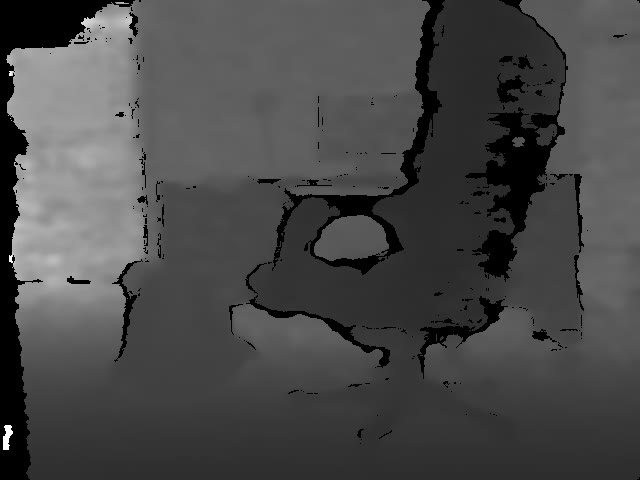
#> input picture test/frames/frame_113.jpg, 640 x 480 px; its folder holds only this picture in this run
$ python -i uv_mapping_utils.py   (imports and definitions only)   (older library calls are emulated)
#> lines starting #> are read from the running program, lines starting #| are printed output that depends on the picture
# Created by: Hunter Young
# Date: 4/24/18
#
# Script Description:
# 	TODO
# Current Recommended Usage: (in terminal)
# 	TODO
import os, sys, fnmatch
import cv2, time
import numpy as np

from matplotlib import pyplot as plt
from img_utils import *


# [142 lines left out: functions make_uv_overlay, umapping, vmapping, not called in this run]

"""
============================================================================
	Create the UV Disparity Mappings from a given depth (disparity) image
============================================================================
"""
def get_uv_map(img, verbose=False, timing=False):
	dt = 0
	if(timing): t0 = time.time()
	dmax = np.max(img) + 1

	# Determine stats for U and V map images
	h, w = img.shape[:2]
	hu, wu = dmax, w
	hv, wv = h, dmax
	histRange = (0,dmax)

	if(verbose):
		print("[UV Mapping] Input Image Size: (%d, %d) --- w/ max disparity = %.3f" % (h,w, dmax))
		print("[UV Mapping] Disparity Map Sizes --- U-Map (%.2f, %.2f) ||  V-Map (%.2f, %.2f)" % (hu, wu, hv, wv))

	umap = np.zeros((dmax,w,1), dtype=np.uint8)
	vmap = np.zeros((h,dmax,1), dtype=np.uint8)

	for i in range(0,w):
		uscan = img[:,i]
		urow = cv2.calcHist([uscan],[0],None,[dmax],histRange)
		if(verbose): print("\t[U Mapping] Scan[%d] (%s) ---- Scan Histogram (%s)" % (i,', '.join(map(str, uscan.shape)), ', '.join(map(str, urow.shape))))
		umap[:,i] = urow

	for i in range(0,h):
		vscan = img[i,:]
		vrow = cv2.calcHist([vscan],[0],None,[dmax],histRange)
		if(verbose): print("\t[V Mapping] Scan [%d] (%s) ---- Scan Histogram (%s)" % (i,', '.join(map(str, vscan.shape)), ', '.join(map(str, vrow.shape))))
		vmap[i,:] = vrow

	umap = np.reshape(umap,(dmax,w))
	vmap = np.reshape(vmap,(h,dmax))

	if(verbose): print("\t[UV Mapping] U Map = (%s) ----- V Map = (%s)" % (', '.join(map(str, umap.shape)),', '.join(map(str, vmap.shape)) ))

	if(timing):
		t1 = time.time()
		dt = t1 - t0
		print("\t[UV Mapping] --- Took %f seconds to complete" % (dt))
	return umap,vmap, dt

"""
============================================================================
	Attempt to find the horizontal bounds for detected contours
============================================================================
"""
# [19 lines left out: function extract_contour_bounds, not called in this run]

"""
============================================================================
	Attempt to find the y boundaries for potential obstacles found from
	the U-Map
============================================================================
"""
# [86 lines left out: function obstacle_search, not called in this run]

"""
===============================================================================
===============================================================================
===============================================================================
===============================================================================
"""

# [18 lines left out: function find_obstacles, not called in this run]

"""
===============================================================================
===============================================================================
===============================================================================
===============================================================================
"""

# [26 lines left out: function find_contours, not called in this run]

"""
===============================================================================
===============================================================================
===============================================================================
===============================================================================
"""

"""
============================================================================
	Abstract a mask image for filtering out the ground from a V-Map
============================================================================
"""
# [118 lines left out: function get_vmap_mask, not called in this run]

"""
===============================================================================
===============================================================================
===============================================================================
===============================================================================
"""

def uv_pipeline(_img, timing=True, threshU1=7, threshU2=20, flag_displays=False):
#> called with _img = '../../test/frames/frame_113.jpg', timing = True, threshU1 = 7, threshU2 = 20, flag_displays = False
    dt = 0
    if(timing): t0 = time.time()
    img = cv2.imread(_img, cv2.IMREAD_GRAYSCALE)
#> img is the input picture: shape (480, 640); min 0, max 255, mean 73.2
    kernelI = cv2.getStructuringElement(cv2.MORPH_RECT,(2,2))
    img = cv2.morphologyEx(img, cv2.MORPH_CLOSE, kernelI)
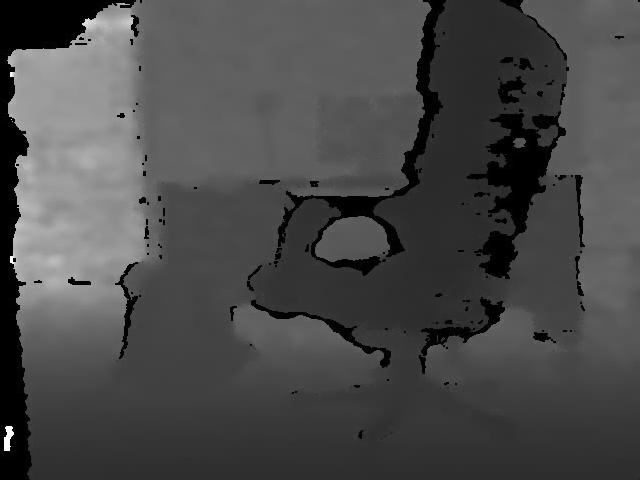
#> img: shape (480, 640); min 0, max 255, mean 73.7

    h, w = img.shape[:2]
#> h = 480; w = 640
    dead_x = 2; dead_y = 10

    raw_umap, raw_vmap, dt = get_uv_map(img)
#> in get_uv_map, `dmax = np.max(img) + 1`: dmax = 256
#> in get_uv_map, `hu, wu = dmax, w`: wu = 640
#> in get_uv_map, `hv, wv = h, dmax`: hv = 480; wv = 256
#> in get_uv_map, `histRange = (0,dmax)`: histRange = (0, 256)
#> after the loop in get_uv_map, `for i in range(0,w):`: umap: shape (256, 640, 1); every value is 0
    # =========================================================================
    deadzoneU = raw_umap[1:dead_y+1, :]
    _, deadzoneU = cv2.threshold(deadzoneU, 95, 255,cv2.THRESH_BINARY)

    cv2.rectangle(raw_umap,(0,0),(raw_umap.shape[1],dead_y),(0,0,0), cv2.FILLED)
    cv2.rectangle(raw_umap,(0,raw_umap.shape[0]-dead_y),(raw_umap.shape[1],raw_umap.shape[0]),(0,0,0), cv2.FILLED)

    cv2.rectangle(raw_vmap,(0,0),(dead_x, raw_vmap.shape[0]),(0,0,0), cv2.FILLED)
    cv2.rectangle(raw_vmap,(raw_vmap.shape[1]-dead_x,0),(raw_vmap.shape[1],raw_vmap.shape[0]),(0,0,0), cv2.FILLED)
    # =========================================================================
    umap0 = np.copy(raw_umap)
    vmap0 = np.copy(raw_vmap)
    try:
        raw_umap = cv2.cvtColor(raw_umap,cv2.COLOR_GRAY2BGR)
        raw_vmap = cv2.cvtColor(raw_vmap,cv2.COLOR_GRAY2BGR)
    except:
        print("[WARNING] ------------  Unnecessary Raw Mappings Color Converting")
    # ==========================================================================
    #							U-MAP Specific Functions
    # ==========================================================================

    stripsU = strip_image(raw_umap, nstrips=6)
    _, stripU1 = cv2.threshold(stripsU[0], threshU1, 255,cv2.THRESH_BINARY)
    _, stripU2 = cv2.threshold(stripsU[1], threshU2, 255,cv2.THRESH_BINARY)
    _, stripU3 = cv2.threshold(stripsU[2], 30, 255,cv2.THRESH_BINARY)
    _, stripU4 = cv2.threshold(stripsU[3], 40, 255,cv2.THRESH_BINARY)
    _, stripU5 = cv2.threshold(stripsU[4], 40, 255,cv2.THRESH_BINARY)
    _, stripU6 = cv2.threshold(stripsU[5], 40, 255,cv2.THRESH_BINARY)

    hUs = stripU1.shape[0]
    blankStrip = np.zeros((hUs-dead_y,w),dtype=np.uint8)
    deadzone_mask = np.concatenate((deadzoneU,blankStrip), axis=0)
    try: deadzone_mask = cv2.cvtColor(deadzone_mask, cv2.COLOR_GRAY2BGR)
    except: print("[WARNING] ------------  Unnecessary Deadzone Image Color Converting")

    kernel = cv2.getStructuringElement(cv2.MORPH_RECT,(10,2))
    stripU1 = cv2.morphologyEx(stripU1, cv2.MORPH_CLOSE, kernel)
    stripU2 = cv2.morphologyEx(stripU2, cv2.MORPH_CLOSE, kernel)
    stripU3 = cv2.morphologyEx(stripU3, cv2.MORPH_OPEN, kernel)

    kernelD = cv2.getStructuringElement(cv2.MORPH_RECT,(50,5))
    deadzone_mask = cv2.morphologyEx(deadzone_mask, cv2.MORPH_CLOSE, kernelD)
    stripU1 = cv2.addWeighted(stripU1, 1.0, deadzone_mask, 1.0, 0)
    # ==========================================================================
    fCnts1 = find_contours(stripU1, 55.0, offset=(0,0))
    fCnts2 = find_contours(stripU2, 100.0, offset=(0,hUs))
    fCnts3 = find_contours(stripU3, 80.0, offset=(0,hUs*2))
    fCnts4 = find_contours(stripU4, 40.0, offset=(0,hUs*3))
    fCnts5 = find_contours(stripU5, 40.0, offset=(0,hUs*4))
    fCnts6 = find_contours(stripU6, 40.0, offset=(0,hUs*5))
    filtered_contours = fCnts1 + fCnts2 + fCnts3 + fCnts4 + fCnts5 + fCnts6
    xLims, dLims, _ = extract_contour_bounds(filtered_contours)

    # ==========================================================================
    #							V-MAP Specific Functions
    # ==========================================================================
    stripsV = strip_image(raw_vmap, nstrips=5, horizontal_strips=False)
    print(np.max(stripsV[1]))

    _, stripV1 = cv2.threshold(stripsV[0], 9, 255,cv2.THRESH_BINARY)
    _, stripV2 = cv2.threshold(stripsV[1], 50, 255,cv2.THRESH_BINARY)
    _, stripV3 = cv2.threshold(stripsV[2], 40, 255,cv2.THRESH_BINARY)
    _, stripV4 = cv2.threshold(stripsV[3], 40, 255,cv2.THRESH_BINARY)
    _, stripV5 = cv2.threshold(stripsV[4], 40, 255,cv2.THRESH_BINARY)
    # newV = np.concatenate((stripV1,stripV2,stripV3,stripV4), axis=1)
    newV = np.concatenate((stripV1,stripV2,stripV3,stripV4,stripV5), axis=1)

    mask, maskInv,mPxls, ground_wins,_ = get_vmap_mask(newV, maxStep = 15)
    vmap = cv2.bitwise_and(newV,newV,mask=maskInv)

    # =========================================================================
    # umap = np.concatenate((stripU1,stripU2,stripU3,stripU4), axis=0)
    umap = np.concatenate((stripU1,stripU2,stripU3,stripU4,stripU5,stripU6), axis=0)
    try: umap = cv2.cvtColor(umap, cv2.COLOR_BGR2GRAY)
    except: print("[WARNING] ------------  Unnecessary Umap Color Converting")
    try: vmap = cv2.cvtColor(vmap, cv2.COLOR_BGR2GRAY)
    except: print("[WARNING] ------------  Unnecessary Vmap Color Converting")

    # ==========================================================================
    print("[INFO] Beginning Obstacle Search....")
    obs, nObs, windows = find_obstacles(vmap, dLims, xLims)
    # =========================================================================
    if(timing):
        t1 = time.time()
        dt = t1 - t0
        print("\t[uv_pipeline] --- Took %f seconds to complete" % (dt))

    if(flag_displays):
        color = (255,0,255)
        borderb = np.ones((1,w,3),dtype=np.uint8); borderb[:] = color
        borders = np.ones((h,1,3),dtype=np.uint8); borders[:] = color
        # newUdisp = np.concatenate((stripU1,borderb,stripU2,borderb,stripU3,borderb,stripU4), axis=0)
        # newVdisp = np.concatenate((stripV1,borders,stripV2,borders,stripV3,borders,stripV4), axis=1)
        newUdisp = np.concatenate((stripU1,borderb,stripU2,borderb,stripU3,borderb,stripU4,borderb,stripU5,borderb,stripU6), axis=0)
        newVdisp = np.concatenate((stripV1,borders,stripV2,borders,stripV3,borders,stripV4,borders,stripV5), axis=1)

        disp_cnts = cv2.cvtColor(np.copy(umap), cv2.COLOR_GRAY2BGR)
        for cnt in filtered_contours:
            cv2.drawContours(disp_cnts, [cnt], 0, (255,0,0), 2)

        disp_wins = cv2.cvtColor(np.copy(vmap), cv2.COLOR_GRAY2BGR)
        for wins in windows:
            for win in wins:
                cv2.rectangle(disp_wins,win[0],win[1],(255,255,0), 1)

        for pxl in mPxls:
            cv2.circle(disp_wins,(pxl[0],pxl[1]),2,(255,0,255),-1)

        disp_ground = cv2.cvtColor(np.copy(vmap), cv2.COLOR_GRAY2BGR)
        for win in ground_wins:
            cv2.rectangle(disp_ground,win[0],win[1],(255,255,0), 1)

        plt.figure(1)
        plt.imshow(umap0)
        plt.show()

        plt.figure(2)
        plt.imshow(newVdisp)
        plt.show()

        plt.figure(3)
        plt.imshow(newUdisp)
        plt.show()

        plt.figure(4)
        plt.imshow(disp_cnts)
        plt.show()

        plt.figure(5)
        plt.imshow(disp_wins)
        plt.show()

        plt.figure(6)
        plt.imshow(disp_ground)
        plt.show()

    return umap, vmap, img, obs, nObs, mPxls,newV, mask, maskInv, dt

#> (the run stopped early here; a loop or call above may not have finished)
